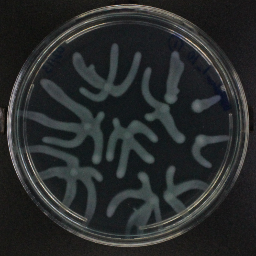
#> input picture reporting/figures/bakeoff_compare/sources/ffc0_src.TIF, 256 x 256 px; its folder holds only this picture in this run
$ python make_crossbackbone.py
#> lines starting #> are read from the running program, lines starting #| are printed output that depends on the picture
"""Cross-backbone, cross-domain viewer montages. Rows = conditions (deterministic evenly-spaced,
non-cherry-picked), cols = source | real | each backbone's best config. Two domains show the verdict
FLIP: SD1.5 wins branching / PixCell washed; PixCell wins multiplexed. Verified CMMD in labels."""
import os, glob
from PIL import Image, ImageDraw, ImageFont
R = "/hpc/group/youlab/sa603/code/Data_augmentation"
DATA = "/hpc/group/youlab/sa603/data"

def font(sz, bold=False):
#> called with sz = 22, bold = True
    for p in [f"/usr/share/fonts/truetype/dejavu/DejaVuSans{'-Bold' if bold else ''}.ttf",
              "/usr/share/fonts/dejavu/DejaVuSans.ttf"]:
        try: return ImageFont.truetype(p, sz)
        except Exception: pass
    return ImageFont.load_default()

GRN=(134,239,172); BLUE=(125,211,252); CORAL=(252,165,165); AMBER=(251,191,36); WHITE=(224,224,224); GRAY=(150,150,150)

DOMAINS = {
 "branching": {
   "title": "BRANCHING colonies (dendritic)  —  SD1.5 wins, PixCell washes out",
   "src": f"{DATA}/branching_256/test/sources/{{c}}_src.TIF",
   "real": f"{DATA}/branching_256/test/reals/{{c}}_Rep*.TIF",
   "cols": [
     ("SD1.5 in-domain", "CMMD 3.4", f"{R}/sd15_branching_eval/{{c}}_1.png", GRN),
     ("Flux bf16 (best)", "CMMD 4.8", f"{R}/flux_cn_runs/scaled_bf16/eval_cn10/{{c}}_1.png", BLUE),
     ("PixCell-256", "CMMD 49.8", f"{R}/pixcell_gen/branching256_ep30_ddpm/{{c}}_1.png", CORAL),
     ("PixCell-1024", "CMMD 55.1", f"{R}/pixcell1024_gen/branching_ddpm/{{c}}_1.png", CORAL),
   ],
   "conds_from": f"{DATA}/branching_256/test/sources/*_src.TIF",
 },
 "multiplexed": {
   "title": "MULTIPLEXED colonies (cell-like, 2-gene patterning)  —  PixCell wins, Flux N/A (never trained here)",
   "src": f"{DATA}/multiplexed_eval/sources/{{c}}_src.TIF",
   "real": f"{DATA}/multiplexed_eval/reals_heldout/{{c}}_Rep*.TIF",
   "cols": [
     ("SD1.5 in-domain", "CMMD 12.6", f"{DATA}/multiplexed_eval/synth_ft/{{c}}_*_s0.png", GRN),
     ("SD1.5 generalist", "", f"{DATA}/multiplexed_eval/synth_generalist/{{c}}_*_s0.png", AMBER),
     ("PixCell ep30 (best)", "CMMD 5.8", f"{R}/pixcell_eval_out/pixcell_ep30/gen/{{c}}_1.png", CORAL),
   ],
   "conds_from": f"{DATA}/multiplexed_eval/sources/*_src.TIF",
 },
}

def first(pat):
    g = sorted(glob.glob(pat)); return g[0] if g else None

def build(key, NC=4, TILE=240):
    cfg = DOMAINS[key]
    conds = sorted(os.path.basename(s).split("_")[0] for s in glob.glob(cfg["conds_from"]))
    CONDS = [conds[int(i*(len(conds)-1)/(NC-1))] for i in range(NC)]
    COLS = [("source","(input)",cfg["src"],WHITE), ("real #1","(target)",cfg["real"],WHITE)] + \
           [(a,b,c,d) for (a,b,c,d) in cfg["cols"]]
    GAP, LAB, HEAD, TITLE_H = 6, 56, 46, 40
    W = LAB + len(COLS)*(TILE+GAP); H = TITLE_H + HEAD + len(CONDS)*(TILE+GAP)
    im = Image.new("RGB", (W, H), (11,12,15)); d = ImageDraw.Draw(im)
    fT, fH, fh, fR = font(22,True), font(15,True), font(12), font(12,True)
    d.text((LAB-8, 10), cfg["title"], font=fT, fill=WHITE)
    for ci,(a,b,_,col) in enumerate(COLS):
        cx = LAB + ci*(TILE+GAP)
        d.text((cx, TITLE_H+6), a, font=fH, fill=col)
        if b: d.text((cx, TITLE_H+26), b, font=fh, fill=GRAY)
    y0 = TITLE_H + HEAD
    for ri,cond in enumerate(CONDS):
        ry = y0 + ri*(TILE+GAP)
        d.text((4, ry+TILE//2-6), cond, font=fR, fill=BLUE)
        for ci,(a,b,pat,col) in enumerate(COLS):
            cx = LAB + ci*(TILE+GAP)
            fp = first(pat.format(c=cond))
            if fp:
                im.paste(Image.open(fp).convert("RGB").resize((TILE,TILE), Image.LANCZOS), (cx, ry))
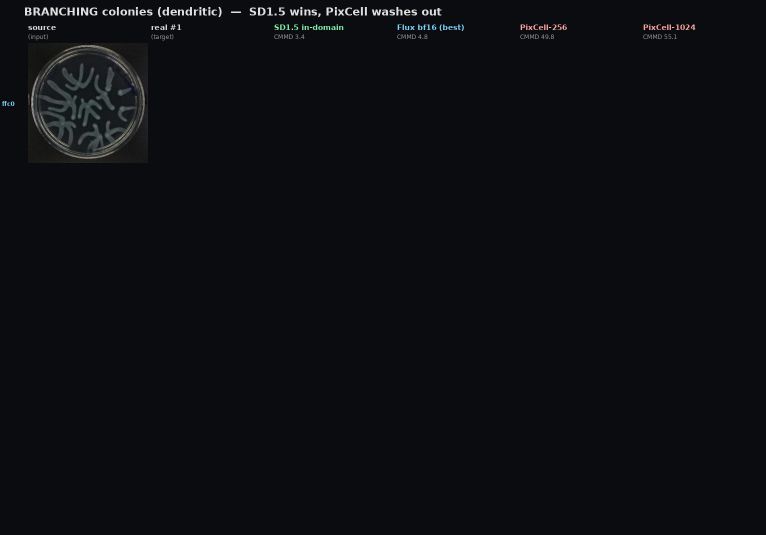
#> im: PIL image 1532x1070 RGB (shown at 1/2 size); mean R, G, B 13.1, 14.1, 17
            else:
                d.rectangle([cx,ry,cx+TILE,ry+TILE], outline=(70,70,76)); d.text((cx+8,ry+8),"—",font=fh,fill=CORAL)
    out = f"{R}/cross_{key}.png"; im.save(out); print("saved", out, im.size)
#> after `out = f'{R}/cross_{key}.png'`:
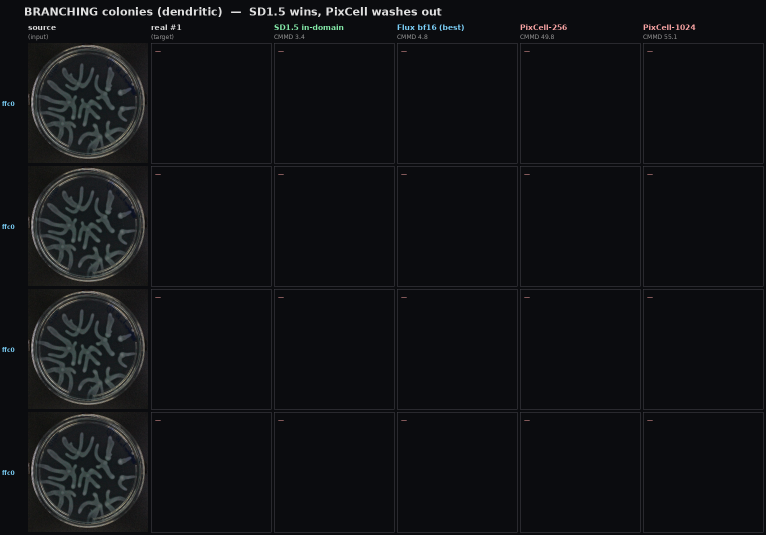
#> saved as cross_branching.png: PIL image 1532x1070 RGB (shown at 1/2 size); mean R, G, B 17, 18.2, 20.8

build("branching"); build("multiplexed")
#> call 2 of build, with key = 'multiplexed', NC = 4, TILE = 240
#> in build (call 2), `im.paste(Image.open(fp).convert("RGB").resize((TILE,TILE), Image.LANCZ..`:
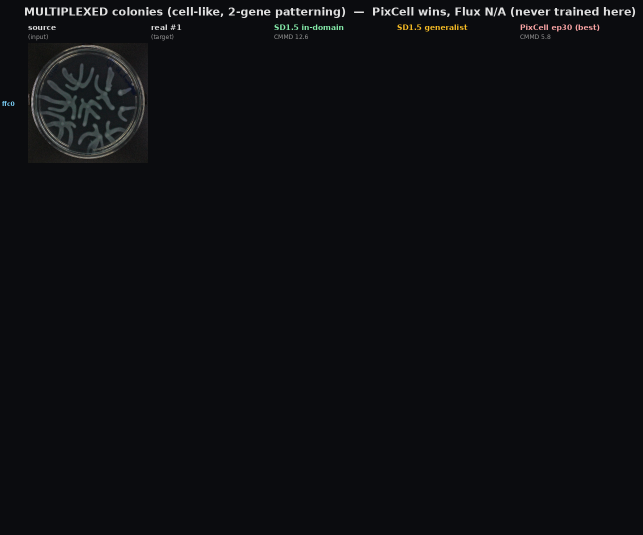
#> im: PIL image 1286x1070 RGB (shown at 1/2 size); mean R, G, B 13.8, 14.8, 17.6
#> in build (call 2), `out = f'{R}/cross_{key}.png'`:
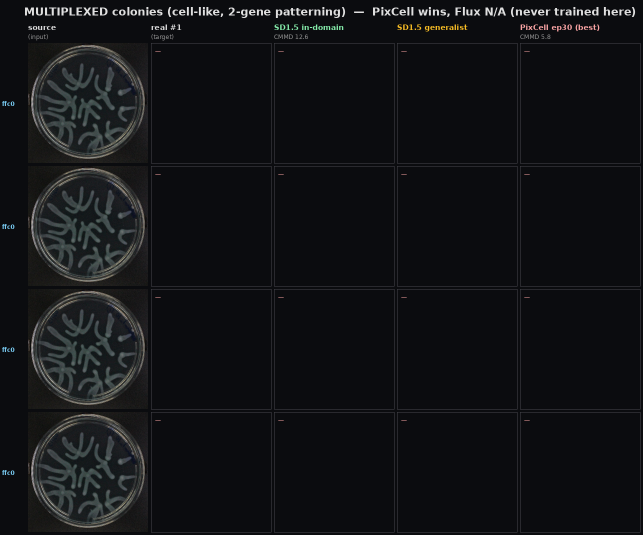
#> saved as cross_multiplexed.png: PIL image 1286x1070 RGB (shown at 1/2 size); mean R, G, B 18.3, 19.5, 22
